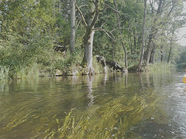
%> input picture LAB3/rzeczka2.png, 186 x 139 px, shrunk from 555 x 416 before the run
$ octave --eval "zad3;"   (GNU Octave 9; MATLAB toolbox functions it lacks are replaced by stand-ins)
%> lines starting %> are read from the running program, lines starting %| are printed output that depends on the picture
%zad3
function zad3()
    img = imread('rzeczka2.png');
%> img is the input picture: size 139x186x3 uint8; mean R, G, B 119.1, 122.3, 95.7
    img_double = double(img);

    wspJasnosci_neg = -50;
    wspJasnosci_zero = 0;
    wspJasnosci_pos = 50;

    img_neg = ZmienJasnosc(img_double, wspJasnosci_neg);
%> in ZmienJasnosc, `output = input + wspJasnosci;`:
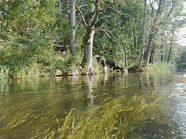
%> output: size 139x186x3 double; mean R, G, B 69.1, 72.3, 45.7; drawn with min black and max white
%> after the loop in PrzytnijZakres, `for i = 1:numel(input)`:
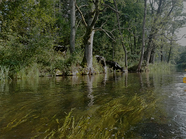
%> output: size 139x186x3 double; mean R, G, B 69.1, 72.3, 45.8
    img_zero = ZmienJasnosc(img_double, wspJasnosci_zero);
    img_pos = ZmienJasnosc(img_double, wspJasnosci_pos);
%> after the loop in PrzytnijZakres (call 3), `for i = 1:numel(input)`:
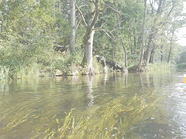
%> output: size 139x186x3 double; mean R, G, B 169.1, 172.2, 145.7

    figure;

    subplot(1, 3, 1);
    imshow(uint8(img_neg));
    title('Jasność -50');

    subplot(1, 3, 2);
    imshow(uint8(img_zero));
    title('Oryginalny');

    subplot(1, 3, 3);
    imshow(uint8(img_pos));
    title('Jasność +50');
end

function output = ZmienJasnosc(input, wspJasnosci)
    output = input + wspJasnosci;
    output = PrzytnijZakres(output);
end

function output = PrzytnijZakres(input)
    output = zeros(size(input));
    for i = 1:numel(input)
        if input(i) < 0
            output(i) = 0;
        elseif input(i) > 255
            output(i) = 255;
        else
            output(i) = input(i);
        end
    end
end
